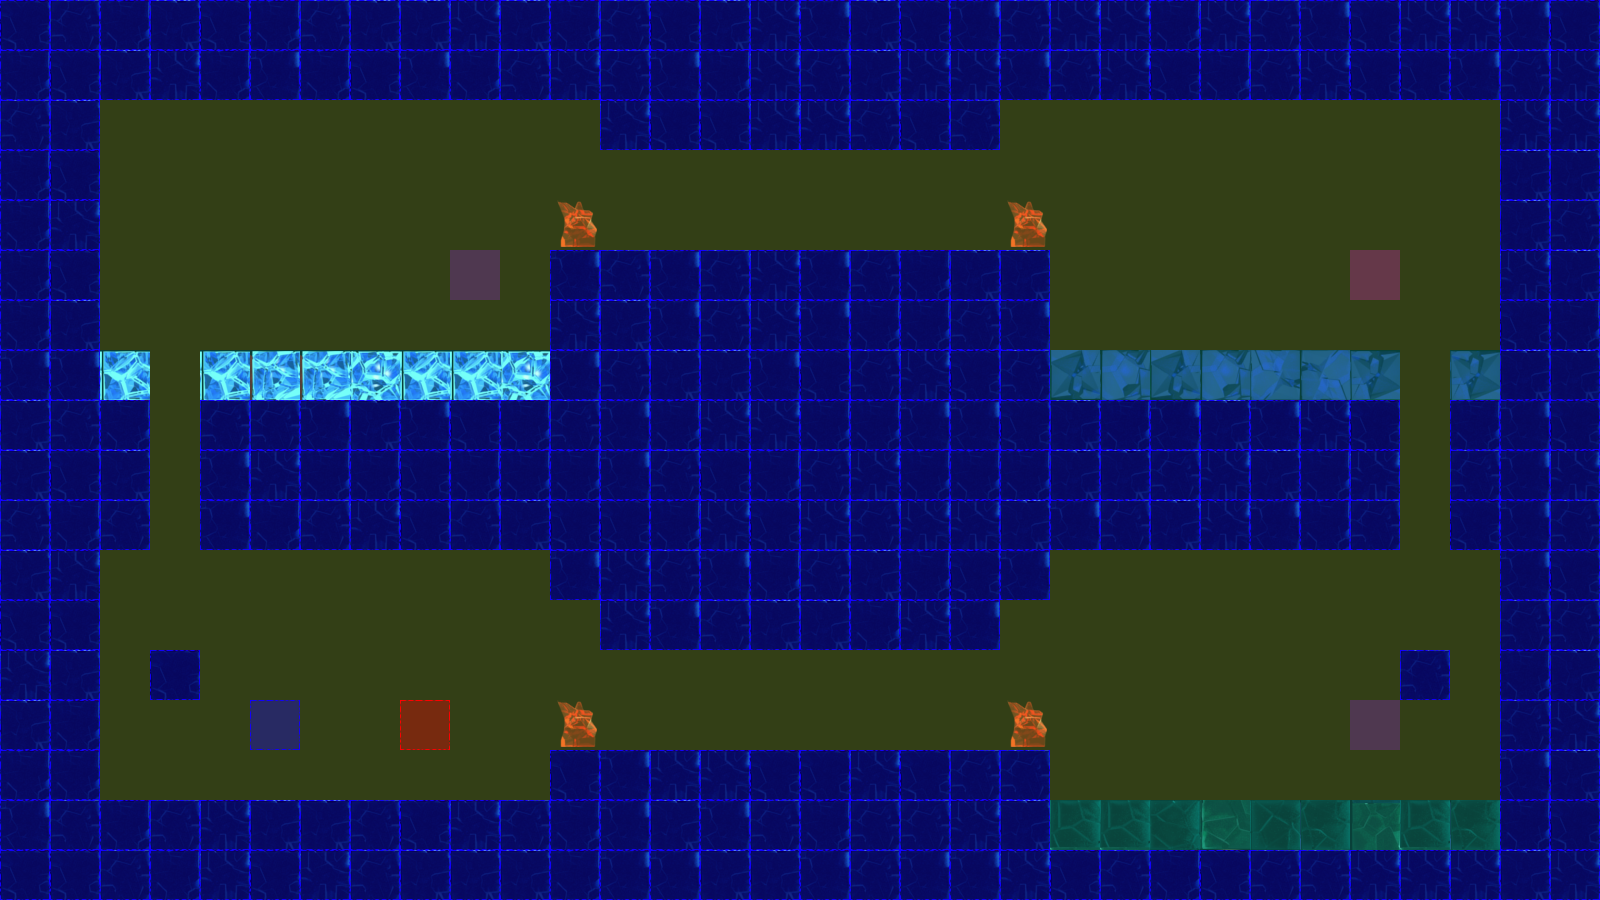

A level layout from a 2D game, rendered from its tile map. Below: a short description, then the map file with tile-grid data replaced by summaries:
An orthogonal 32x18 tile map with 50x50 px tiles, 3 tile layers (terrain, collision, event), 2 tilesets.

<map version="1.0" orientation="orthogonal" renderorder="left-up" width="32" height="18" tilewidth="50" tileheight="50" nextobjectid="3">
 <tileset firstgid="1" name="frozenPlainsTile" tilewidth="50" tileheight="50" tilecount="50" columns="10">
  <image source="tiles/iceTile.png" width="500" height="251" />
 </tileset>
 <tileset firstgid="51" name="collisionTile" tilewidth="50" tileheight="50" tilecount="12" columns="3">
  <image source="tiles/collisionTile.png" width="150" height="200" />
 </tileset>
 <layer name="terrain" width="32" height="18">
  <data>[576 cells, 350 non-empty, 21 distinct tile ids]</data>
 </layer>
 <layer name="collision" width="32" height="18">
  <data>[576 cells, 576 non-empty, 3 distinct tile ids]</data>
 </layer>
 <layer name="event" width="32" height="18">
  <data>[576 cells, 5 non-empty, 4 distinct tile ids]</data>
 </layer>
</map>
